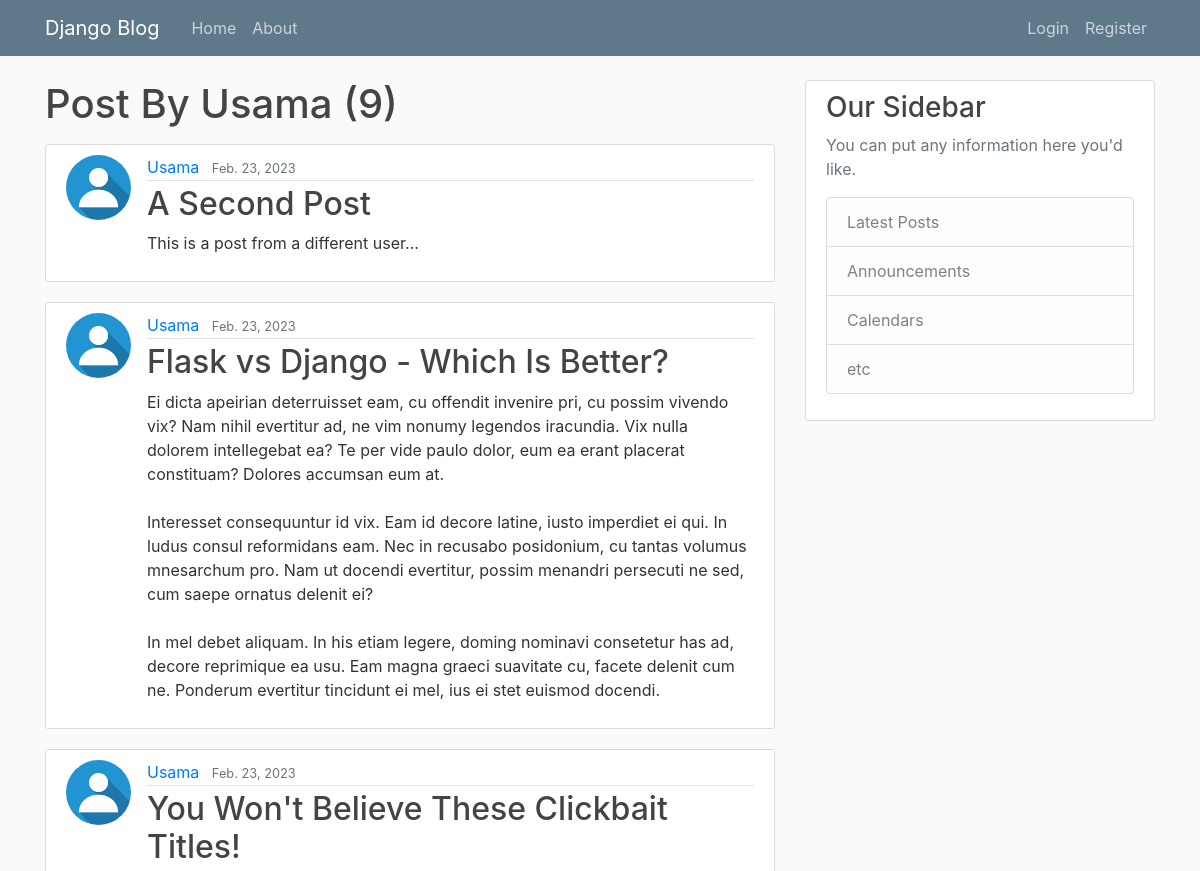
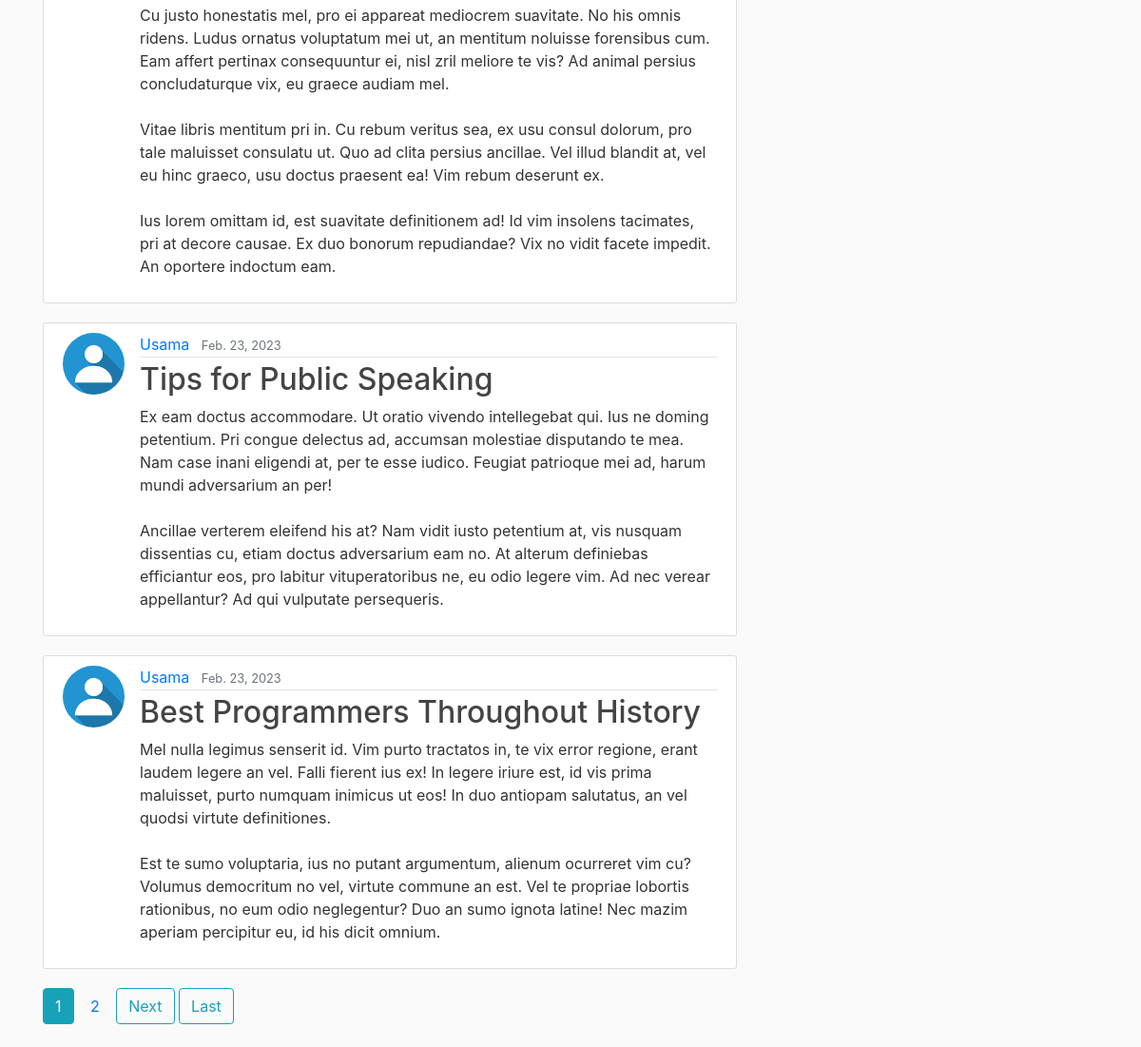
The page /user/Usama/ on the database its author committed (2 pictures, top to bottom).
### blog/models.py (models this page shows, shortened)
class Post(models.Model):
    title = models.CharField(max_length=100)
    content = models.TextField()
    date_posted = models.DateField(default=timezone.now)
    auther = models.ForeignKey(User, on_delete=models.CASCADE)

### users/models.py (models this page shows, shortened)
class Profile(models.Model):
    user = models.OneToOneField(User, on_delete=models.CASCADE)
    image = models.ImageField(default='default.jpg', upload_to='profile-pics')

### blog/views.py (the view)
# urls.py: path('user/<str:username>/', UserPostListView.as_view(), name='user-posts'),
class UserPostListView(ListView):
    model = Post
    template_name = 'blog/user_posts.html' # <app> / <model>_<viewtype>.html
    context_object_name = 'posts'
    paginate_by = 5
    def get_queryset(self):
        user = get_object_or_404(User, username=self.kwargs.get('username'))
        return Post.objects.filter(auther=user).order_by('-date_posted')

### blog/templates/blog/user_posts.html (shortened to what this page needs)
{% extends 'blog/base.html' %}
{% block content %}
    <h1 class="mb-3">Post By {{ view.kwargs.username }} ({{ page_obj.paginator.count }}) </h1>
    {% for post in posts %}
    <article class="media content-section">
      <img class="rounded-circle article-img" src="{{ post.auther.profile.image.url }}" >
        <div class="media-body">
          <div class="article-metadata">
            <a class="mr-2" href="{% url 'user-posts' post.auther.username %}">{{ post.auther }}</a>
            <small class="text-muted">{{ post.date_posted }}</small>
          </div>
          <h2><a class="article-title" href="{% url 'post-detail' post.id %}">{{ post.title }}</a></h2>
          <p class="article-content">{{ post.content }}</p>
        </div>
      </article>
    {% endfor %}
    {% if is_paginated %}
      {% for num in page_obj.paginator.page_range %}
        {% if page_obj.number == num %}
          <a class="btn btn-info mb-4" href="?page={{ num }}">{{ num }}</a>
        {% elif num > page_obj.number|add:"-3" and num < page_obj.number|add:"3" %}
          <a class="btn btn-outlin-info mb-4" href="?page={{ num }}">{{ num }}</a>
        {% endif %}
      {% endfor %}
      {% if page_obj.has_next %}
        <a class="btn btn-outline-info mb-4" href="?page={{ page_obj.next_page_number }}">Next</a>
        <a class="btn btn-outline-info mb-4" href="?page={{ page_obj.paginator.num_pages }}">Last</a>
      {% endif %}
    {% endif %}
{% endblock content %}

### blog/static/blog/main.css (style rules this page uses)
body { background: #fafafa; color: #333333; margin-top: 5rem; }
h1, h2, h3, h4, h5, h6 { color: #444444; }
.content-section { background: #ffffff; padding: 10px 20px; border: 1px solid #dddddd; border-radius: 3px; margin-bottom: 20px; }
.article-title { color: #444444; }
.article-content { white-space: pre-line; }
.article-img { height: 65px; width: 65px; margin-right: 16px; }
.article-metadata { padding-bottom: 1px; margin-bottom: 4px; border-bottom: 1px solid #e3e3e3 }

### rows shown on the page
Post: auther.profile.image (placeholder picture), auther "Usama", date_posted "Feb. 23, 2023", title "A Second Post", content "This is a post from a different user..."
Post: auther.profile.image (placeholder picture), auther "Usama", date_posted "Feb. 23, 2023", title "Flask vs Django - Which Is Better?", content "Ei dicta apeirian deterruisset eam, cu offendit invenire pri, cu possim vivendo vix? Nam nihil evertitur ad, ne vim nonumy legendos iracundia. Vix nulla dolorem intellegebat ea? Te per vide paulo dolor, eum ea erant placerat constituam? Dolores accumsan eum at. Interesset consequuntur id vix. Eam id decore latine, iusto imperdiet ei qui. In ludus consul reformidans eam. Nec in recusabo posidonium, cu tantas volumus mnesarchum pro. Nam ut docendi evertitur, possim menandri persecuti ne sed, cum saepe ornatus delenit ei? In mel debet aliquam. In his etiam legere, doming nominavi consetetur has ad, decore reprimique ea usu. Eam magna graeci suavitate cu, facete delenit cum ne. Ponderum…"
Post: auther.profile.image (placeholder picture), auther "Usama", date_posted "Feb. 23, 2023", title "You Won't Believe These Clickbait Titles!", content "Cu justo honestatis mel, pro ei appareat mediocrem suavitate. No his omnis ridens. Ludus ornatus voluptatum mei ut, an mentitum noluisse forensibus cum. Eam affert pertinax consequuntur ei, nisl zril meliore te vis? Ad animal persius concludaturque vix, eu graece audiam mel. Vitae libris mentitum pri in. Cu rebum veritus sea, ex usu consul dolorum, pro tale maluisset consulatu ut. Quo ad clita persius ancillae. Vel illud blandit at, vel eu hinc graeco, usu doctus praesent ea! Vim rebum deserunt ex. Ius lorem omittam id, est suavitate definitionem ad! Id vim insolens tacimates, pri at decore causae. Ex duo bonorum repudiandae? Vix no vidit facete impedit. An oportere indoctum eam."
Post: auther.profile.image (placeholder picture), auther "Usama", date_posted "Feb. 23, 2023", title "Tips for Public Speaking", content "Ex eam doctus accommodare. Ut oratio vivendo intellegebat qui. Ius ne doming petentium. Pri congue delectus ad, accumsan molestiae disputando te mea. Nam case inani eligendi at, per te esse iudico. Feugiat patrioque mei ad, harum mundi adversarium an per! Ancillae verterem eleifend his at? Nam vidit iusto petentium at, vis nusquam dissentias cu, etiam doctus adversarium eam no. At alterum definiebas efficiantur eos, pro labitur vituperatoribus ne, eu odio legere vim. Ad nec verear appellantur? Ad qui vulputate persequeris."
Post: auther.profile.image (placeholder picture), auther "Usama", date_posted "Feb. 23, 2023", title "Best Programmers Throughout History", content "Mel nulla legimus senserit id. Vim purto tractatos in, te vix error regione, erant laudem legere an vel. Falli fierent ius ex! In legere iriure est, id vis prima maluisset, purto numquam inimicus ut eos! In duo antiopam salutatus, an vel quodsi virtute definitiones. Est te sumo voluptaria, ius no putant argumentum, alienum ocurreret vim cu? Volumus democritum no vel, virtute commune an est. Vel te propriae lobortis rationibus, no eum odio neglegentur? Duo an sumo ignota latine! Nec mazim aperiam percipitur eu, id his dicit omnium."

### other values the page prints
{{ view.kwargs.username }} "Usama"
{{ page_obj.paginator.count }} "9"
{{ num }} "1"
{{ num }} "2"
